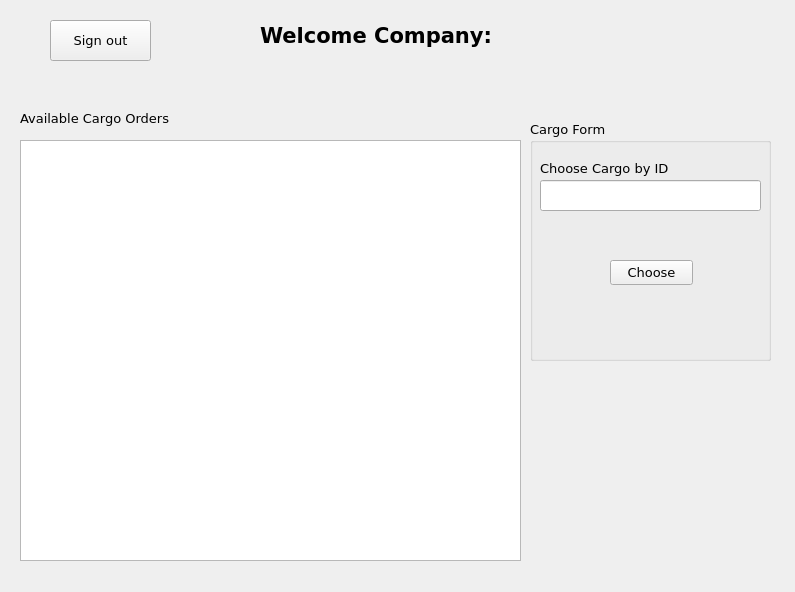
<?xml version="1.0" encoding="UTF-8"?>
<ui version="4.0">
 <class>Company_Interface</class>
 <widget class="QWidget" name="Company_Interface">
  <property name="geometry">
   <rect>
    <x>0</x>
    <y>0</y>
    <width>795</width>
    <height>592</height>
   </rect>
  </property>
  <property name="font">
   <font>
    <family>DejaVu Sans</family>
    <pointsize>10</pointsize>
    <weight>50</weight>
    <bold>false</bold>
   </font>
  </property>
  <property name="windowTitle">
   <string>Form</string>
  </property>
  <widget class="QLabel" name="label">
   <property name="geometry">
    <rect>
     <x>260</x>
     <y>20</y>
     <width>231</width>
     <height>31</height>
    </rect>
   </property>
   <property name="font">
    <font>
     <family>DejaVu Sans</family>
     <pointsize>16</pointsize>
     <weight>75</weight>
     <bold>true</bold>
    </font>
   </property>
   <property name="text">
    <string>Welcome Company:</string>
   </property>
  </widget>
  <widget class="QLabel" name="Company_Name">
   <property name="geometry">
    <rect>
     <x>500</x>
     <y>20</y>
     <width>301</width>
     <height>31</height>
    </rect>
   </property>
   <property name="font">
    <font>
     <family>DejaVu Sans</family>
     <pointsize>16</pointsize>
     <weight>75</weight>
     <bold>true</bold>
    </font>
   </property>
   <property name="text">
    <string/>
   </property>
  </widget>
  <widget class="QPushButton" name="pushButton">
   <property name="geometry">
    <rect>
     <x>50</x>
     <y>20</y>
     <width>101</width>
     <height>41</height>
    </rect>
   </property>
   <property name="font">
    <font>
     <pointsize>10</pointsize>
     <weight>50</weight>
     <bold>false</bold>
    </font>
   </property>
   <property name="text">
    <string>Sign out</string>
   </property>
  </widget>
  <widget class="QTableView" name="tableView">
   <property name="geometry">
    <rect>
     <x>20</x>
     <y>140</y>
     <width>501</width>
     <height>421</height>
    </rect>
   </property>
  </widget>
  <widget class="QLabel" name="label_2">
   <property name="geometry">
    <rect>
     <x>20</x>
     <y>110</y>
     <width>181</width>
     <height>17</height>
    </rect>
   </property>
   <property name="text">
    <string>Available Cargo Orders</string>
   </property>
  </widget>
  <widget class="QGroupBox" name="groupBox">
   <property name="geometry">
    <rect>
     <x>530</x>
     <y>120</y>
     <width>241</width>
     <height>241</height>
    </rect>
   </property>
   <property name="title">
    <string>Cargo Form</string>
   </property>
   <widget class="QLabel" name="label_3">
    <property name="geometry">
     <rect>
      <x>10</x>
      <y>40</y>
      <width>151</width>
      <height>17</height>
     </rect>
    </property>
    <property name="text">
     <string>Choose Cargo by ID</string>
    </property>
   </widget>
   <widget class="QLineEdit" name="Cargo_Id_Input">
    <property name="geometry">
     <rect>
      <x>10</x>
      <y>60</y>
      <width>221</width>
      <height>31</height>
     </rect>
    </property>
   </widget>
   <widget class="QPushButton" name="pushButton_2">
    <property name="geometry">
     <rect>
      <x>80</x>
      <y>140</y>
      <width>83</width>
      <height>25</height>
     </rect>
    </property>
    <property name="text">
     <string>Choose</string>
    </property>
   </widget>
  </widget>
 </widget>
 <resources/>
 <connections/>
</ui>
